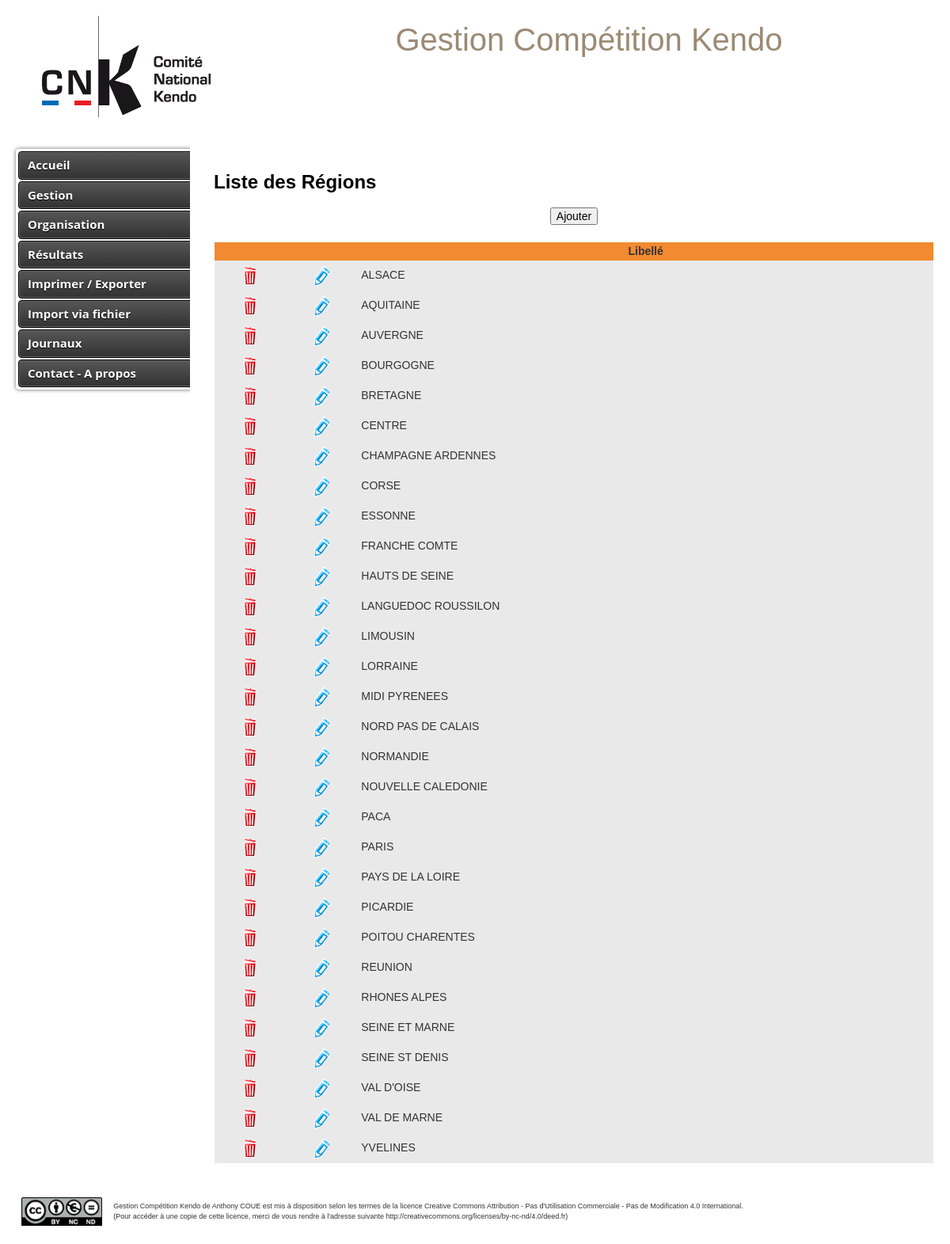
/index.php?action=gestionRegion, run on the app's committed database.
### tables this page shows
CREATE TABLE `region` (
  `idregion` int(10) NOT NULL AUTO_INCREMENT,
  `libelle` varchar(100) NOT NULL,
  PRIMARY KEY (`idregion`),
  UNIQUE KEY `libelle` (`libelle`)
);

### Controleur/ControleurGestion.php (called while the page is built, shortened)
<?php
require_once 'Modele/Gestion.php';
class ControleurGestion {
	private $gestion;
	public function __construct() {
    	$this->gestion = new Gestion();
    }
    public function afficherListeRegions() {
    	$regions = $this->gestion->getRegions();
    	$vue = new Vue("Gestion","ListeRegions");
    	$vue->generer(array('regions' => $regions), null);
    }
}

### index.php (called while the page is built, shortened)
<?php
$routeur = new Routeur();
$routeur->routerRequete();

### Modele/Gestion.php (called while the page is built, shortened)
<?php
require_once 'Modele/Modele.php';
class Gestion extends Modele {
	public function getRegions() {
		try {
			$sql = "select * from region order by libelle asc";
			$result	= $this->executerRequete($sql);
			return $result;
		} catch (Exception $e) {
			Log::afficherErreur("getRegions() : ".$e->getMessage());
			log::loggerErreur("getRegions() : ".$e->getMessage());
			return null;
		}
	}
}

### Config/Configuration.php (called while the page is built)
<?php
class Configuration {
    private static $parametres;
    public static function get($nom, $valeurParDefaut = null) {
    	$valRetour = self::getParametres($nom);
        if (isset($valRetour)) {
            $valeur = $valRetour;
        } else {
            $valeur = $valeurParDefaut;
        }
        return $valeur;
    }
    private static function getParametres($param) {
        if (self::$parametres == null) {
            $cheminFichier = "Config/config.ini";
            if (!file_exists($cheminFichier)) {
                throw new Exception("Aucun fichier de configuration trouve");
            }
            else {
                self::$parametres = parse_ini_file($cheminFichier);
            }
        }
        return self::$parametres[$param];
    }
}

### Modele/Modele.php (called while the page is built, shortened)
<?php
require_once 'Config/Configuration.php';
abstract class Modele {
    private $bdd;
    protected function executerRequete($sql, $params = null) {
        if ($params == null) {
            $stmt = $this->getBdd()->query($sql);
        }
        else {
            $stmt = $this->getBdd()->prepare($sql);
            $stmt->execute($params);
        }
        return $stmt;
    }
    private function getBdd() {
        if ($this->bdd == null) {
        	$dsn = Configuration::get("dsn");
            $login = Configuration::get("login");
            $mdp = Configuration::get("mdp");
            try {
            	$this->bdd = new PDO($dsn, $login, $mdp, array(PDO::ATTR_ERRMODE => PDO::ERRMODE_EXCEPTION));
			} catch(PDOException $e) {
  				afficherErreur("getBdd()".$e->getMessage());
			}
        }
        return $this->bdd;
    }
}

### Vue/Gestion/vueListeRegions.php (the view, shortened to what this page needs)
<p><h3>Liste des R&eacute;gions</h3></p>
<p align="center"><input type='button' name='Ajouter' value='Ajouter' onclick='window.location.replace("index.php?action=ajoutRegionFormulaire")' /></p>
<br />
<table id='csstable' align="center" width="90%">
	<thead>
    	<tr>
			<th width="10%"></th>
			<th width="10%"></th>
			<th>Libell&eacute;</th>
	</thead>
	<tbody>
	<?php foreach ($regions as $region) {
	   echo "<tr align='left'>";
	   echo "<td align='center'><a href='index.php?action=suppressionRegion&id=".$region["idregion"]."' target='_self'><img src='img/site/supprimer.png' border='0'></a></td>";
	   echo "<td align='center'><a href='index.php?action=afficheRegion&id=".$region["idregion"]."' target='_self'><img src='img/site/modifier.png' border='0'></a></td>";
	   echo "<td>".$region["libelle"]."</td>";
	   echo "</tr>";
	}
	?>
	</tbody>
</table>

### css/knacss.css (style rules this page uses)
* { -webkit-box-sizing: border-box; -moz-box-sizing: border-box; box-sizing: border-box; }
html, body { margin: 0; padding: 0; height:100%; }
img { vertical-align: middle; border: 0; }
html { font-size: 62.5%; -webkit-text-size-adjust: 100%; -ms-text-size-adjust: 100%; }
body { background-color: #ffffff; font-family: Arial, Helvetica, sans-serif; color: #000000; font-family: Helvetica, Arial, sans-serif; font-size: 1.4em; line-height: 1.5; }
p, ul, ol, dl, blockquote, pre, td, th, label, textarea, caption, details, figure, hgroup { margin-top: .75em; margin-bottom: 0; line-height: 1.5; }
h3, .h3-like { margin-top: 0.875em; margin-bottom: 0; font-size: 2.4rem; line-height: 1.75; }
p:first-child, ul:first-child, ol:first-child, dl:first-child, blockquote:first-child, pre:first-child, h1:first-child, h2:first-child, h3:first-child, h4:first-child, h5:first-child, h6:first-child { margin-top: 0; }
img, table, td, blockquote, code, pre, textarea, input, video { max-width: 100%; }
table { margin-bottom: 1.5em; }
:not(.gm-style) img { height: auto !important; }
table, .table { max-width: 100%; table-layout: fixed; border-collapse: collapse; vertical-align: top; margin: auto; }
table { width: 100%; }
th, td { padding: .3em .8em; }
td { color: #333; }
input, button, select, label, .btn { vertical-align: middle; font-family: inherit; font-size: inherit; }
button, input[type="button"], input[type="reset"], input[type="submit"] { cursor: pointer; -webkit-appearance: button; }

### css/styles.css (style rules this page uses)
#csstable { border: 1px solid #ffffff; background-color: #E9E9E9; margin: auto; }
#csstable td, #csstable th { padding: 4px; color: #333; line-height: 15px; }
#csstable th { background-color: #f18a30; text-align: center; }

### data on the page
region: libelle "ALSACE"
region: libelle "AQUITAINE"
region: libelle "AUVERGNE"
region: libelle "BOURGOGNE"
region: libelle "BRETAGNE"
region: libelle "CENTRE"
region: libelle "CHAMPAGNE ARDENNES"
region: libelle "CORSE"
region: libelle "ESSONNE"
region: libelle "FRANCHE COMTE"
region: libelle "HAUTS DE SEINE"
region: libelle "LANGUEDOC ROUSSILON"
region: libelle "LIMOUSIN"
region: libelle "LORRAINE"
region: libelle "MIDI PYRENEES"
region: libelle "NORD PAS DE CALAIS"
region: libelle "NORMANDIE"
region: libelle "NOUVELLE CALEDONIE"
region: libelle "PACA"
region: libelle "PARIS"
region: libelle "PAYS DE LA LOIRE"
region: libelle "PICARDIE"
region: libelle "POITOU CHARENTES"
region: libelle "REUNION"
region: libelle "RHONES ALPES"
region: libelle "SEINE ET MARNE"
region: libelle "SEINE ST DENIS"
region: libelle "VAL D'OISE"
region: libelle "VAL DE MARNE"
region: libelle "YVELINES"
